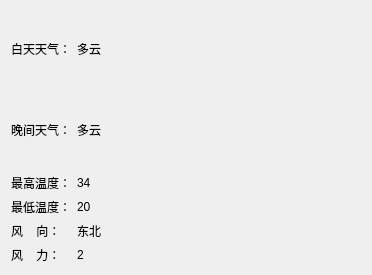
<?xml version="1.0" encoding="UTF-8"?>
<ui version="4.0">
 <class>Tab</class>
 <widget class="QWidget" name="Tab">
  <property name="geometry">
   <rect>
    <x>0</x>
    <y>0</y>
    <width>372</width>
    <height>275</height>
   </rect>
  </property>
  <property name="windowTitle">
   <string>Form</string>
  </property>
  <layout class="QVBoxLayout" name="verticalLayout_3">
   <item>
    <layout class="QGridLayout" name="gridLayout">
     <item row="0" column="2">
      <layout class="QVBoxLayout" name="verticalLayout">
       <item>
        <spacer name="verticalSpacer">
         <property name="orientation">
          <enum>Qt::Vertical</enum>
         </property>
         <property name="sizeHint" stdset="0">
          <size>
           <width>20</width>
           <height>40</height>
          </size>
         </property>
        </spacer>
       </item>
       <item>
        <layout class="QHBoxLayout" name="horizontalLayout">
         <item>
          <spacer name="horizontalSpacer">
           <property name="orientation">
            <enum>Qt::Horizontal</enum>
           </property>
           <property name="sizeHint" stdset="0">
            <size>
             <width>40</width>
             <height>20</height>
            </size>
           </property>
          </spacer>
         </item>
         <item>
          <widget class="QLabel" name="label_tb">
           <property name="text">
            <string/>
           </property>
           <property name="pixmap">
            <pixmap>res/99.png</pixmap>
           </property>
           <property name="scaledContents">
            <bool>true</bool>
           </property>
          </widget>
         </item>
         <item>
          <spacer name="horizontalSpacer_2">
           <property name="orientation">
            <enum>Qt::Horizontal</enum>
           </property>
           <property name="sizeHint" stdset="0">
            <size>
             <width>40</width>
             <height>20</height>
            </size>
           </property>
          </spacer>
         </item>
        </layout>
       </item>
       <item>
        <spacer name="verticalSpacer_2">
         <property name="orientation">
          <enum>Qt::Vertical</enum>
         </property>
         <property name="sizeHint" stdset="0">
          <size>
           <width>20</width>
           <height>40</height>
          </size>
         </property>
        </spacer>
       </item>
      </layout>
     </item>
     <item row="1" column="2">
      <layout class="QVBoxLayout" name="verticalLayout_2">
       <item>
        <spacer name="verticalSpacer_3">
         <property name="orientation">
          <enum>Qt::Vertical</enum>
         </property>
         <property name="sizeHint" stdset="0">
          <size>
           <width>20</width>
           <height>40</height>
          </size>
         </property>
        </spacer>
       </item>
       <item>
        <layout class="QHBoxLayout" name="horizontalLayout_2">
         <item>
          <spacer name="horizontalSpacer_4">
           <property name="orientation">
            <enum>Qt::Horizontal</enum>
           </property>
           <property name="sizeHint" stdset="0">
            <size>
             <width>40</width>
             <height>20</height>
            </size>
           </property>
          </spacer>
         </item>
         <item>
          <widget class="QLabel" name="label_tw">
           <property name="text">
            <string/>
           </property>
           <property name="pixmap">
            <pixmap>res/99.png</pixmap>
           </property>
           <property name="scaledContents">
            <bool>true</bool>
           </property>
          </widget>
         </item>
         <item>
          <spacer name="horizontalSpacer_3">
           <property name="orientation">
            <enum>Qt::Horizontal</enum>
           </property>
           <property name="sizeHint" stdset="0">
            <size>
             <width>40</width>
             <height>20</height>
            </size>
           </property>
          </spacer>
         </item>
        </layout>
       </item>
       <item>
        <spacer name="verticalSpacer_4">
         <property name="orientation">
          <enum>Qt::Vertical</enum>
         </property>
         <property name="sizeHint" stdset="0">
          <size>
           <width>20</width>
           <height>40</height>
          </size>
         </property>
        </spacer>
       </item>
      </layout>
     </item>
     <item row="0" column="0">
      <widget class="QLabel" name="label">
       <property name="text">
        <string>白天天气：</string>
       </property>
      </widget>
     </item>
     <item row="0" column="1">
      <widget class="QLabel" name="label_wb">
       <property name="text">
        <string>多云</string>
       </property>
      </widget>
     </item>
     <item row="1" column="0">
      <widget class="QLabel" name="label_2">
       <property name="text">
        <string>晚间天气：</string>
       </property>
      </widget>
     </item>
     <item row="1" column="1">
      <widget class="QLabel" name="label_wn">
       <property name="text">
        <string>多云</string>
       </property>
      </widget>
     </item>
     <item row="4" column="0">
      <widget class="QLabel" name="label_5">
       <property name="text">
        <string>风    向：</string>
       </property>
      </widget>
     </item>
     <item row="2" column="0">
      <widget class="QLabel" name="label_3">
       <property name="text">
        <string>最高温度：</string>
       </property>
      </widget>
     </item>
     <item row="2" column="1">
      <widget class="QLabel" name="label_tg">
       <property name="text">
        <string>34</string>
       </property>
      </widget>
     </item>
     <item row="3" column="0">
      <widget class="QLabel" name="label_4">
       <property name="text">
        <string>最低温度：</string>
       </property>
      </widget>
     </item>
     <item row="5" column="0">
      <widget class="QLabel" name="label_6">
       <property name="text">
        <string>风    力：</string>
       </property>
      </widget>
     </item>
     <item row="3" column="1">
      <widget class="QLabel" name="label_tl">
       <property name="text">
        <string>20</string>
       </property>
      </widget>
     </item>
     <item row="4" column="1">
      <widget class="QLabel" name="label_fx">
       <property name="text">
        <string>东北</string>
       </property>
      </widget>
     </item>
     <item row="5" column="1">
      <widget class="QLabel" name="label_fl">
       <property name="text">
        <string>2</string>
       </property>
      </widget>
     </item>
    </layout>
   </item>
  </layout>
 </widget>
 <resources/>
 <connections/>
</ui>
